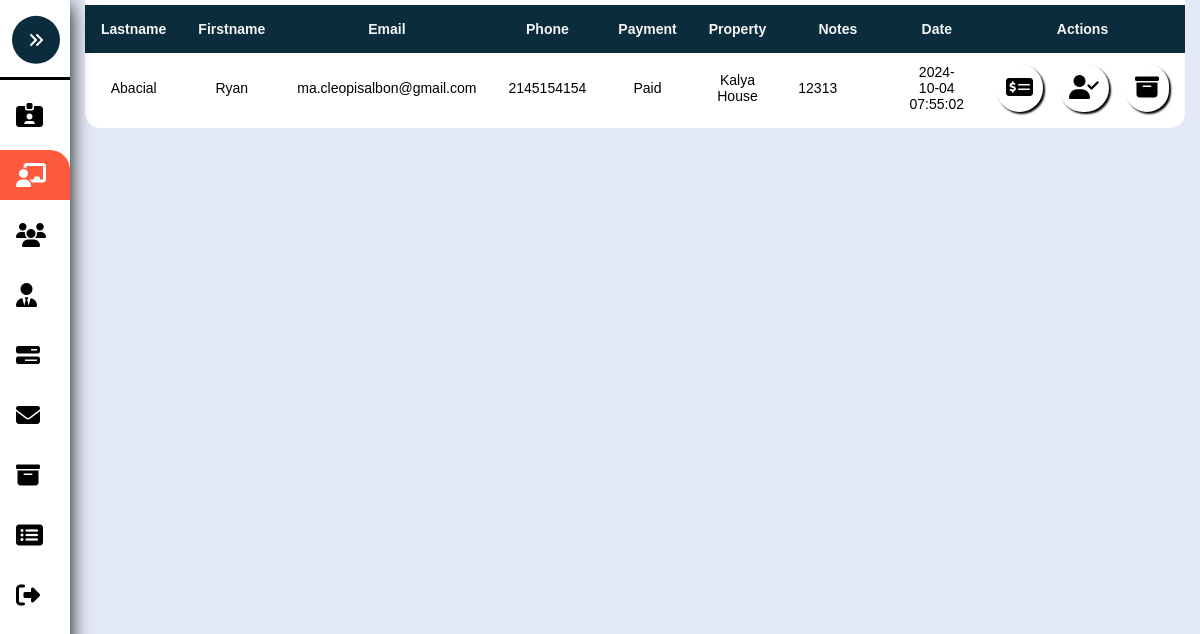
The page /Pending.php on the database its author committed.
### tables this page shows
CREATE TABLE `pending` (
  `PendingID` int(8) NOT NULL,
  `Lastname` varchar(255) NOT NULL,
  `Firstname` varchar(255) NOT NULL,
  `Email` varchar(255) NOT NULL,
  `Phone` varchar(255) NOT NULL,
  `Message` varchar(255) NOT NULL,
  `Address` varchar(255) NOT NULL,
  `Selected_Property` varchar(255) NOT NULL,
  `Status` varchar(255) NOT NULL,
  `Payment` varchar(255) NOT NULL,
  `Date` timestamp NOT NULL DEFAULT current_timestamp(),
  `UserID` int(8) NOT NULL,
  `MessageID` int(8) NOT NULL,
  `PropertyID` int(8) NOT NULL
);

### Pending.php (the view, shortened to what this page needs)
<?php
	include './Assets/Php/Connection.php';
?>
<!DOCTYPE html>
<html>
<head>
	<link rel="stylesheet" type="text/css" href="./Assets/Css/Admin.css?v=<?php echo time(); ?>">
</head>
<body>
	<nav class="sidebar close" id="sidebar">
		<header>
			<figure class="image-container">
			</figure>
			<button class="toggle">
				<i class="fa-solid fa-angles-right"></i>
			</button>
		</header>
		<div class="menu-bar">
			<div class="menu">
				<ul class="menu-links">
					<li class="nav-link">
						<a href="./Account.php">
							<i class="fa-solid fa-id-card-clip"></i>
						</a>
					</li>
					<li class="nav-link">
						<a href="./Pending.php" class="active">
							<i class="fa-solid fa-chalkboard-user"></i>
						</a>
					</li>
					<li class="nav-link">
						<a href="./Users.php" class="dashboard-list-item">
							<i class="fa-solid fa-users"></i>
						</a>
					</li>
					<li class="nav-link">
						<a href="./Management.php" class="dashboard-list-item">
							<i class="fa-solid fa-user-tie"></i>
						</a>
					</li>
					<li class="nav-link">
						<a href="./Properties.php" class="dashboard-list-item">
							<i class="fa-solid fa-bars-progress"></i>
						</a>
					</li>
					<li class="nav-link">
						<a href="Message.php" class="dashboard-list-item">
							<i class="fa-solid fa-envelope"></i>
						</a>
					</li>
					<li class="nav-link">
						<a href="./Archieve.php" class="dashboard-list-item">
							<i class="fa-solid fa-box-archive"></i>
						</a>
					</li>
					<li class="nav-link">
						<a href="SoldProperties.php" class="dashboard-list-item">
							<i class="fa-solid fa-rectangle-list"></i>
						</a>
					</li>
					<li class="nav-link">
						<a href="./Assets/Php/Logout.php" class="dashboard-list-item">
							<i class="fa-solid fa-right-from-bracket"></i>
						</a>
					</li>
				</ul>
			</div>
		</div>
	</nav>
	<main class="main">
		<section class="Table-section" id="Table-Section">
			<div class="container">
				<table class="table" id="table">
					<tr>
						<th>Lastname</th>
						<th>Firstname</th>
						<th>Email</th>
						<th>Phone</th>
						<th>Payment</th>
						<th>Property</th>
						<th>Notes</th>
						<th>Date</th>
						<th class="action-center">Actions</th>
					</tr>
				<?php
						$sql = "SELECT * FROM pending";
						$rs = mysqli_query($conn, $sql);
						if($rs){
							while ($row = mysqli_fetch_assoc($rs)) {
								$PendingID = $row['PendingID'];
								$Lastname = $row['Lastname'];
								$Firstname = $row['Firstname'];
								$Email = $row['Email'];
								$Phone = $row['Phone'];
								$Selected_Property = $row['Selected_Property'];
								$Message = $row['Message'];
								$Payment = $row['Payment'];
								$Date = $row['Date'];
								echo "
								<tr>
									<td>".$Lastname."</td>
									<td>".$Firstname."</td>
									<td>".$Email."</td>
									<td>".$Phone."</td>
									<td>".$Payment."</td>
									<td>".$Selected_Property."</td>
									<td class='note'>".$Message."</td>
									<td>".$Date."</td>
								<td class='td-action'>
									<a href='#'><i class='fa-solid fa-money-check-dollar'></i></a>
									<a href='#'><i class='fa-solid fa-user-check'></i> </a>
									<a href='./Assets/Php/Admin.php?archiveID=".$PendingID."&value=Pending' onclick='return archiveConfirmation()' '>
									<i class='fa-solid fa-box-archive' ></i>
									</a>
								</td>
								</tr>
								";
							}
						}
					?>
				</table>
			</div>
		</section>
	</main>
</body>
</html>

### Assets/Css/Admin.css (style rules this page uses)
:root { --dark-jungle-green: hsl(188, 63%, 7%); --prussian-blue: hsl(200, 69%, 14%); --raisin-black-1: hsl(227, 29%, 13%); --raisin-black-2: hsl(229, 17%, 19%); --yellow-green: hsl(89, 72%, 85%); --orange-soda: hsl(9,100%, 62%); --cultured-1: hsl(0, 0%, 93%); --cultured-2:hsl(192, 24%, 96%); --misty-rose: hsl(210, 100%, 97%); --alice-blue: hsl(8, 100%, 97%); --seashell: hsl(8,100%, 97%); --cadet: hsl(0, 0%, 100%); --white: hsl(0,0%, 100%); --black:hsl(0,0%,0%); --opal: hsl(180, 20%, 62%); --head-foot-bg-amaresa: rgba(255, 255, 255, 0.66); --header-bg-amaresa-shadow:0 4px 30px rgba(0, 0, 0, 0.1); --footer-bg-amaresa-shadow:0 -4px 30px rgba(0, 0, 0, 0.1); --amaresa-box-shadow: 2px 2px 2px black; --amaresa-bg:#f0f0f0; --body-color: #E4E9F7; --sidebar-color: #FFF; --sidebar-text-color: #707070; --sidebar-toggle-color: #DDD; --ff-numito-sans:"Nunito Sans", sans-serif; --ff-poppins:"Poppins", sans-serif; --fs-1: 1.875rem; --fs-2: 1.5rem; --fs-3: 1.375rem; --fs-4: 1.125rem; --fs-5: 0.875rem; --fs-6: 0.813rem; --fs-7: 0.75rem; --fw-500: 500; --fw-600: 600; --fw-700: 700; --transition:0.25s ease; --section-spacing: 100px; --shadow-1: 0 5px 20px hsla(219, 56%, 21%, 0.1); --shadow-1: 0 16px 32px hsla(188, 63%, 63%, 0.1); }
*, *::before, *::after { padding: 0; margin: 0; box-sizing: border-box; }
li { list-style: none; }
a { text-decoration: none; }
a, img, span, button, i { display: block; }
button { border:none; outline: none; background: none; font: inherit; text-align: left; cursor: pointer; }
i { pointer-events: none; }
html { font-family: var(--ff-numito-sans); scroll-behavior: smooth; }
body { background: var(--body-color); overflow-x: hidden; }
.container { padding-inline:15px; }
button, a { transition: var(--transition); }
.sidebar { position: fixed; top: 0; left: 0; box-shadow: 2px 2px 15px var(--orange-soda); border-bottom-right-radius: 30px; width: 250px; height: 100vh; background: var(--sidebar-color); transition: .5s ease; z-index: 100; }
.sidebar.close { width: 70px; box-shadow: 0 5px 20px black; }
.sidebar.close .toggle { transform: translate(-50%,-40%); background: var(--prussian-blue); }
.sidebar figure { border-bottom: 3px solid black; position: relative; }
.sidebar header { position: relative; }
.sidebar header .toggle { position: absolute; top: 30%; right:-20%; cursor: pointer; padding: 1rem; background: var(--orange-soda); color: var(--white); border-radius: 100%; display: flex; justify-content: center; align-items: center; transform: rotate(180deg) translate(40%); }
.sidebar .nav-link a { height: 50px; margin-top: 10px; display: flex; justify-content: left; align-items: center; color: black; transition:var(--transition); }
.sidebar .nav-link i { margin-inline: 1rem; font-size: var(--fs-2); }
.sidebar .nav-link .active { color: white; background: var(--orange-soda); border-top-right-radius: 20px; }
.main { position: relative; height: 100vh; left: 250px; width: calc(100% - 250px); transition: .5s ease; }
.sidebar.close ~ .main { left: 70px; width: calc(100% - 70px); }
.Table-section { max-height: 99vh; overflow-x: hidden; position: relative; }
.td-action { position: relative; transition: .3s ease; display: flex; align-items: center; gap: 1rem; justify-content: space-evenly; }
.td-action a { font-size: var(--fs-2); padding: 10px; background: var(--white); box-shadow: var(--amaresa-box-shadow); border-radius: 26px; color: black; }

### rows shown on the page
pending: Lastname "Abacial", Firstname "Ryan", Email "ma.cleopisalbon@gmail.com", Phone "2145154154", Payment "Paid", Selected_Property "Kalya House", Message "12313", Date "2024-10-04 07:55:02"
